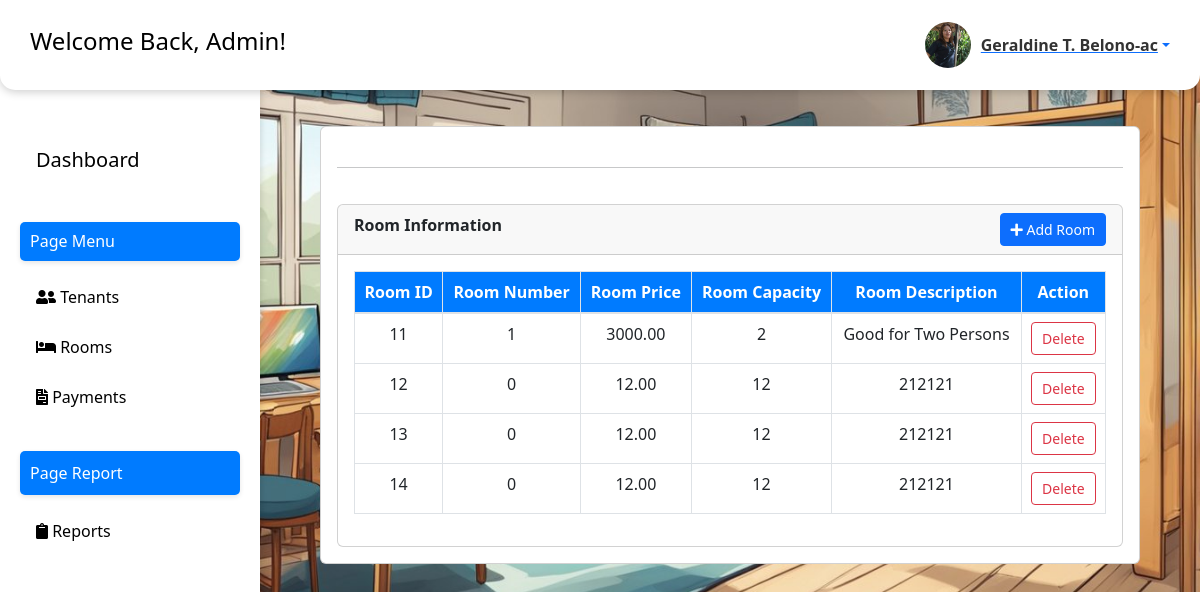
Page /dashboard.php?page=property on the committed database.
### tables this page shows
CREATE TABLE `addproperty` (
  `PropertyID` int(11) NOT NULL,
  `roomNumber` int(50) NOT NULL,
  `room_price` decimal(10,2) NOT NULL,
  `capacity` int(11) NOT NULL,
  `description` text NOT NULL
);

### modules/property.php (the view, shortened to what this page needs)
<!DOCTYPE html>
<html lang="en">
<head>
    <link href="https://cdn.jsdelivr.net/npm/bootstrap@5.3.0-alpha1/dist/css/bootstrap.min.css" rel="stylesheet">
</head>
<body>
    <div class="container">
        <div class="card">
            <div class="card-header">
                <b>Room Information</b>
                <span class="float-right">
                    <a class="btn btn-primary btn-sm" href="javascript:void(0)" id="new_room" data-bs-toggle="modal" data-bs-target="#addRoomModal">
                        <i class="fa fa-plus"></i> Add Room
                    </a>
                </span>
            </div>
            <div class="card-body">
            <?php
            include './database/connection.php';
            $sql= "SELECT `PropertyID`, `roomNumber`, `room_price`, `capacity`, `description` FROM `addproperty`";
            $result = $conn->query($sql);
            ?>
                <table class="table table-bordered table-hover" id="roomTable">
                    <thead>
                        <tr>
                            <th>Room ID</th>
                            <th>Room Number</th>
                            <th>Room Price</th>
                            <th>Room Capacity</th>
                            <th>Room Description</th>
                            <th class="text-center">Action</th>
                        </tr>
                    </thead>
                    <tbody>
                        <?php while($row=$result->fetch_assoc()): ?>
                        <tr>
                            <td><?php echo $row['PropertyID'];?></td>
                            <td><?php echo $row['roomNumber'];?></td>
                            <td><?php echo $row['room_price'];?></td>
                            <td><?php echo $row['capacity'];?></td>
                            <td><?php echo $row['description'];?></td>
                            <td class="text-center">
                                <a class="btn btn-sm btn-outline-danger" href="#deletePropertyModal" data-bs-toggle="modal" onclick="document.getElementById('property_id').value = '<?php echo htmlspecialchars($row['PropertyID']); ?>'">Delete</a>
                            </td>
                        </tr>
                        <?php endwhile; ?>
                    </tbody>
                </table>
            </div>
        </div>
    </div>
</body>
</html>

### dashboard.php (shortened to what this page needs)
<!DOCTYPE html>
<html lang="en">
<head>
    <link href="https://stackpath.bootstrapcdn.com/bootstrap/4.5.2/css/bootstrap.min.css" rel="stylesheet">
    <link href="https://cdnjs.cloudflare.com/ajax/libs/font-awesome/5.15.4/css/all.min.css" rel="stylesheet">
    <link href="https://cdn.jsdelivr.net/npm/bootstrap@5.3.0-alpha1/dist/css/bootstrap.min.css" rel="stylesheet">
    <link href="assets/styles.css" rel="stylesheet">
</head>
<body>
    <header id="header" class="header" style="background-color: #ffffff;">
        <div class="d-flex justify-content-between align-items-center">
            <h4 class="welcome-text" style="color: black;">Welcome Back, Admin!</h4>
            <div class="dropdown">
                <a href="#" class="dropdown-toggle small-dropdown-toggle d-flex align-items-center" data-bs-toggle="dropdown" aria-expanded="false">
                    <img src="./assets/img/geraldine.png" alt="Admin Photo" class="admin-photo">
                    <span class="ml-2 admin-name">Geraldine T. Belono-ac</span>
                </a>
            </div>
        </div>
    </header>
    <div id="sidebar" style="background-color: #ffffff;">
        <br>
        <br>
        <br>
        <br>
        <ul class="nav flex-column">
            <li class="nav-item">
                <a class="nav-link collapsed <?php echo ($_GET['page'] ?? '') === 'dashboard' ? 'active' : ''; ?>" href="dashboard.php?page=dashboard">
                    <h5><span style="color: #000000;">Dashboard</span></h5>
                </a>
            </li>
        </ul>
        <div class="nav-heading text-white mt-4" style="background-color: #007bff; border-radius: 5px; padding: 10px; box-shadow: 0 2px 5px rgba(0, 0, 0, 0.1);">
            <h6 class="mb-0">Page Menu</h6>
        </div>
        <ul class="nav flex-column mt-3">
            <li class="nav-item">
                <a class="nav-link <?php echo ($_GET['page'] ?? '') === 'tenant_nav' ? 'active' : ''; ?>" href="dashboard.php?page=tenant_nav">
                    <i class="fa fa-user-friends" style="color: #000000;"></i>
                    <span style="color: #000000;">Tenants</span>
                </a>
            </li>
            <li class="nav-item">
                <a class="nav-link <?php echo ($_GET['page'] ?? '') === 'property' ? 'active' : ''; ?>" href="dashboard.php?page=property">
                    <i class="fa fa-bed" style="color: #000000;"></i>
                    <span style="color: #000000;">Rooms</span>
                </a>
            </li>
            <li class="nav-item">
                <a class="nav-link <?php echo ($_GET['page'] ?? '') === 'payments' ? 'active' : ''; ?>" href="dashboard.php?page=payments">
                    <i class="fa fa-file-invoice" style="color: #000000;"></i>
                    <span style="color: #000000;">Payments</span>
                </a>
            </li>
        </ul>
        <div class="nav-heading text-white mt-4" style="background-color: #007bff; border-radius: 5px; padding: 10px; box-shadow: 0 2px 5px rgba(0, 0, 0, 0.1);">
            <h7 class="mb-0">Page Report</h7>
        </div>
        <ul class="nav flex-column mt-3">
            <li class="nav-item">
                <a class="nav-link <?php echo ($_GET['page'] ?? '') === 'reminders' ? 'active' : ''; ?>" href="dashboard.php?page=reminders">
                    <i class="fa fa-clipboard" style="color: #000000;"></i>
                    <span style="color: #000000;">Reports</span>
                </a>
            </li>
        </ul>
    </div>
    <div class="main-content">
        <div class="container-fluid">
            <div class="row mt-3 ml-3 mr-3">
                <div class="col-lg-12">
                    <div class="card">
                        <div class="card-body">
                            <div class="d-flex justify-content-between align-items-center">
                            </div>
                            <hr>
                            <div class="row">
                                <?php
                                if (isset($_GET['page'])){
                                    $page=$_GET['page'];
                                    switch($page){
                                        case 'property':
                                            include './modules/property.php';
                                            break;
                                    }
                                } else {
                                    include 'view_list.php';
                                }
                                ?>
                            </div>
                        </div>
                    </div>
                </div>
            </div>
        </div>
    </div>
</body>
</html>

### assets/styles.css (style rules this page uses)
body { display: flex; flex-direction: column; }
.admin-photo { width: 50px; height: 50px; border-radius: 50%; object-fit: cover; border: 2px solid #fff; }
.admin-name { font-weight: bold; color: #333; }
#header { background-color: #4A90E2; color: white; padding: 20px 30px; position: fixed; top: 0; left: 0; right: 0; z-index: 10; box-shadow: 0 2px 10px rgba(0, 0, 0, 0.2); border-radius: 0 0 15px 15px; }
#sidebar { width: 250px; height: 100vh; position: fixed; top: 60px; background: #f8f9fa; padding: 20px; box-shadow: 2px 0 5px rgba(0, 0, 0, 0.1); }
.nav-item { margin-bottom: 10px; }
.nav-heading { margin-top: 20px; margin-bottom: 10px; background-color: #4A90E2; border-radius: 5px; padding: 10px; box-shadow: 0 2px 5px rgba(0, 0, 0, 0.1); }
.nav-link { padding: 10px 15px; transition: background-color 0.3s, color 0.3s; }
.main-content { margin-left: 260px; padding-top: 80px; padding: 20px; width: calc(100% - 260px); display: flex; justify-content: center; }
.container-fluid { padding-left: 15px; padding-right: 15px; max-width: 1200px; width: 100%; }
.card { width: 100%; max-width: 900px; margin: 0 auto; }
header { position: fixed; width: 100%; z-index: 1000; }
#sidebar { position: fixed; top: 0; bottom: 0; width: 260px; overflow-y: auto; background-color: #343a40; color: #fff; }
body { padding-top: 70px; }

### modules/property.php (style rules this page uses)
body { background-image: url('room.jpg'); background-size: cover; background-repeat: no-repeat; margin: 0; }
.card { margin-top: 20px; background-color: white; }
table th, table td { vertical-align: middle; }
.table thead th { text-align: center; background-color: #007bff; color: white; }
.table tbody td { text-align: center; }
.btn-sm { padding: 5px 10px; font-size: 0.875em; }

### rows in the picture
addproperty: PropertyID "11", roomNumber "1", room_price "3000.00", capacity "2", description "Good for Two Persons"
addproperty: PropertyID "12", roomNumber "0", room_price "12.00", capacity "12", description "212121"
addproperty: PropertyID "13", roomNumber "0", room_price "12.00", capacity "12", description "212121"
addproperty: PropertyID "14", roomNumber "0", room_price "12.00", capacity "12", description "212121"
